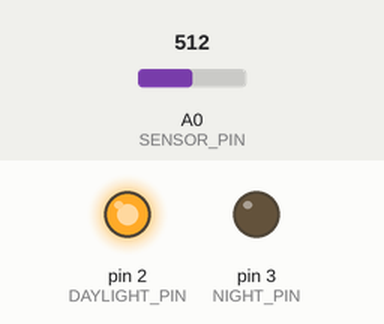
Bench run of a sketch on a simulated Arduino Uno, built with avr-gcc and run on an emulated ATmega328P. Shown: output pins drawn as LEDs (lit = HIGH). The test bench sets the inputs (shaded band); at power-on: A0 (SENSOR_PIN) = 512. What the sketch prints to the serial monitor is not drawn.

Above: at 1.2 s.
1.3 s: A0 (SENSOR_PIN) set to 319
2.8 s: A0 (SENSOR_PIN) set to 288
At 3.1 s:
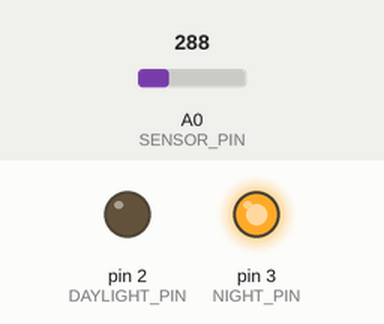
4.3 s: A0 (SENSOR_PIN) set to 306
At 5.5 s:
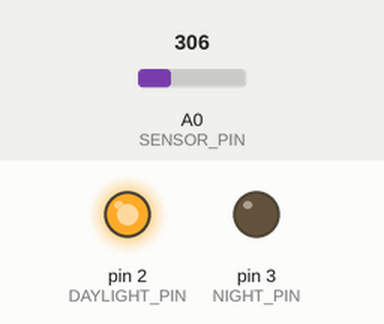
5.8 s: A0 (SENSOR_PIN) set to 290
At 6.7 s:
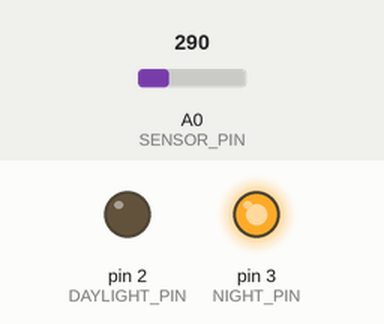
Timing chart, 0 to 8.3 s (numbered marks = the images above; inputs shaded):
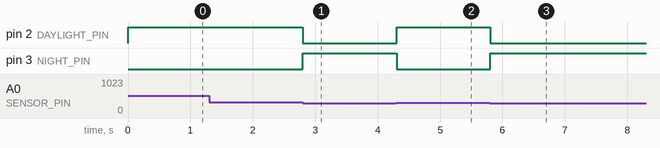

Measured:
- the behaviour switches between 301 and 300 on A0 (SENSOR_PIN) (found by bisection; images 0 and 1)
- after the input at 2.8 s, pin 2 (DAYLIGHT_PIN): HIGH → LOW at once; pin 3 (NIGHT_PIN): LOW → HIGH at once
- after the input at 4.3 s, pin 2 (DAYLIGHT_PIN): LOW → HIGH at once; pin 3 (NIGHT_PIN): HIGH → LOW at once
- after the input at 5.8 s, pin 2 (DAYLIGHT_PIN): HIGH → LOW at once; pin 3 (NIGHT_PIN): LOW → HIGH at once

The sketch:

nightlight.ino
```cpp
/*
 *  Simple Sunlight outlet controller.
 *  Written By Schuyler Ankele - Busy Bee Information Technologies
 *  This would be ideal for an apartment with pets.   You
 *  could control an AC, evap. cooler or fans for daylight hours
 *  and then turn on a light for our friends when the sun goes down.
 *  You can also snip a line of code out of this to make it a
 *  Christmas Light Controller
 *
 *  How it works - We attach a solar panel or photoresistor as our
 *  sunlight sensor.  Calibrate to a daylight setting and voila.
 *  One outlet is on during day and one is on at night.
 *
 * Define our pins
 */
#define DAYLIGHT_PIN 2
#define NIGHT_PIN 3
#define SENSOR_PIN A0
long CURRENT_LIGHT = 0;
long LIGHT_THRESHOLD = 300; //This is a measurment between 1-1024

void setup() {
  // We setup our pin connections
  Serial.begin(115200);
  pinMode(SENSOR_PIN, INPUT);
  pinMode(DAYLIGHT_PIN, OUTPUT);
  pinMode(NIGHT_PIN, OUTPUT);


} // END SETUP

void loop() {
  //
  CURRENT_LIGHT = analogRead(SENSOR_PIN);
  Serial.println(CURRENT_LIGHT);
  if(CURRENT_LIGHT > LIGHT_THRESHOLD){
     Serial.println("DAYLIGHT OUTLET ON");
     digitalWrite(DAYLIGHT_PIN, HIGH);
     digitalWrite(NIGHT_PIN, LOW);
  }
  else{
      Serial.println("NIGHT OUTLET ON");
      digitalWrite(DAYLIGHT_PIN, LOW);
      digitalWrite(NIGHT_PIN, HIGH);
  }

} // END LOOP
```
